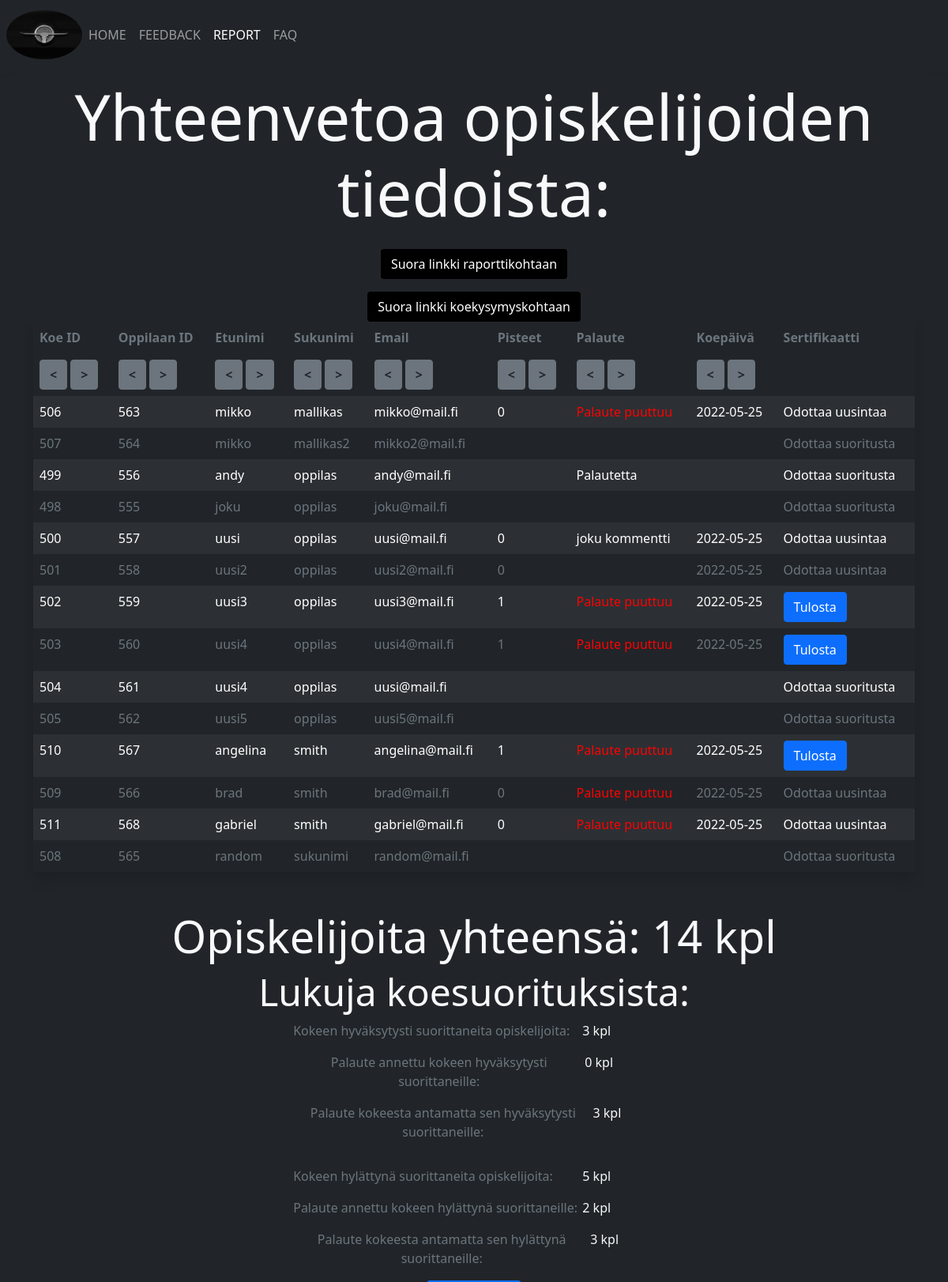
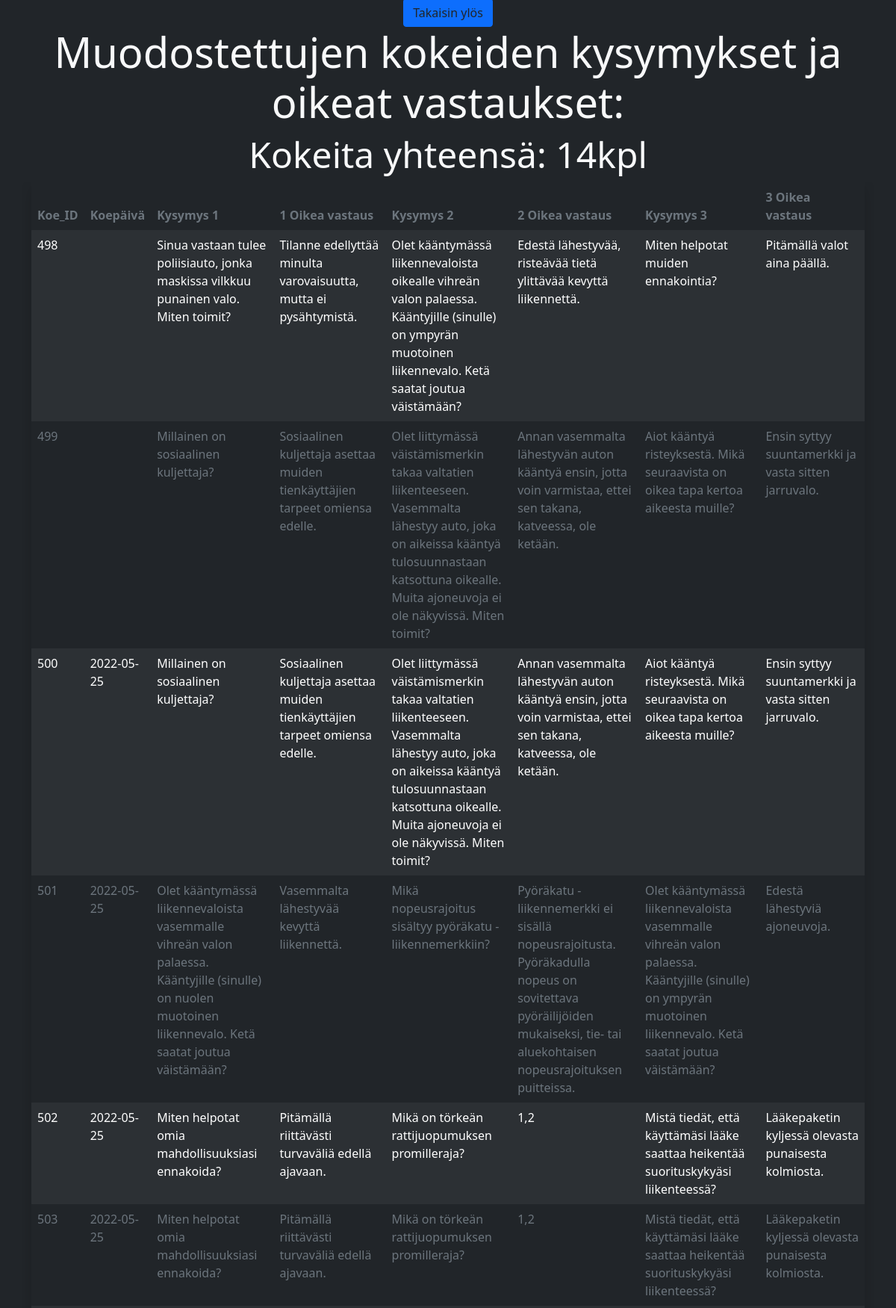
/index.php?page=about_teacher&user=teacher (upper part), run on the app's committed database (2 pictures, top to bottom).
### tables this page shows
CREATE TABLE `test` (
  `testID` int(11) NOT NULL,
  `studentID` int(11) NOT NULL,
  `questionID` int(11) NOT NULL,
  `question_1` varchar(255) DEFAULT NULL,
  `question_2` varchar(255) DEFAULT NULL,
  `question_3` varchar(255) DEFAULT NULL,
  `opt_1_1` varchar(255) DEFAULT NULL,
  `opt_1_2` varchar(255) DEFAULT NULL,
  `opt_1_3` varchar(255) DEFAULT NULL,
  `opt_2_1` varchar(255) DEFAULT NULL,
  `opt_2_2` varchar(255) DEFAULT NULL,
  `opt_2_3` varchar(255) DEFAULT NULL,
  `opt_3_1` varchar(255) DEFAULT NULL,
  `opt_3_2` varchar(255) DEFAULT NULL,
  `opt_3_3` varchar(255) DEFAULT NULL,
  `user_answer_1` varchar(255) DEFAULT NULL,
  `user_answer_2` varchar(255) DEFAULT NULL,
  `user_answer_3` varchar(255) DEFAULT NULL,
  `score` int(1) DEFAULT NULL,
  `teacher_feedback` varchar(255) DEFAULT NULL,
  `creationDate` date DEFAULT NULL
);

CREATE TABLE `student` (
  `studentID` int(3) NOT NULL,
  `first_name` varchar(32) NOT NULL,
  `last_name` varchar(32) NOT NULL,
  `email` varchar(32) NOT NULL
);

CREATE TABLE `question` (
  `questionID` int(11) NOT NULL,
  `question_1` varchar(255) NOT NULL,
  `question_2` varchar(255) NOT NULL,
  `question_3` varchar(255) NOT NULL,
  `opt_1_1` varchar(255) NOT NULL,
  `opt_1_2` varchar(255) NOT NULL,
  `opt_1_3` varchar(255) NOT NULL,
  `opt_2_1` varchar(255) NOT NULL,
  `opt_2_2` varchar(255) NOT NULL,
  `opt_2_3` varchar(255) NOT NULL,
  `opt_3_1` varchar(255) NOT NULL,
  `opt_3_2` varchar(255) NOT NULL,
  `opt_3_3` varchar(255) NOT NULL,
  `correct_answer_1` varchar(255) NOT NULL,
  `correct_answer_2` varchar(255) NOT NULL,
  `correct_answer_3` varchar(255) NOT NULL
);

### includes/about_teacher.php (the view, shortened to what this page needs)
<?php
include('dbConnect.php');
$sql='SELECT test.testID, student.studentID, student.first_name, student.last_name, student.email, test.score, test.teacher_feedback, test.creationDate
FROM test
INNER JOIN student ON test.studentID = student.studentID
ORDER by student.last_name, student.first_name, student.studentID';
$result=$conn->query($sql);
$howMany=mysqli_num_rows($result);
$examPassed = 0;
$feedBackMissing = 0;
$examFailed = 0;
$failedExamFeedback = 0;
?>
<div class="container-fluid">
<div class="d-flex flex-column justify-center-center align-items-center">
  <h5 id="main-title" class="mx-auto display-1 text-light text-center">Yhteenvetoa opiskelijoiden tiedoista:</h5>
  <a href = "#report" id="report-heading1" class="mx-auto btn mb-3 mt-3">Suora linkki raporttikohtaan</a>
  <a href = "#exams" id="report-heading2" class="mx-auto btn ">Suora linkki koekysymyskohtaan</a>
</div>
<div class='container table-responsive'>
<table class="table text-muted table-borderless table-dark table-striped table-hover mb-5 shadow  mx-auto">
    <thead>
      <tr>
        <th>Koe ID</th>
        <th>Oppilaan ID</th>
        <th>Etunimi</th>
        <th>Sukunimi</th>
        <th>Email</th>
        <th>Pisteet</th>
        <th>Palaute</th>
        <th>Koepäivä</th>
        <th>Sertifikaatti</th>
      </tr>
      <tr>
        <td>
        <form class="d-flex gap-1" method="post">
            <input class="btn btn-secondary text-dark fw-bold" type="submit" name="Koe_ID" value="<"/>
            <input class="btn btn-secondary text-dark fw-bold" type="submit" name="Koe_ID2" value=">"/>
        </form>
        </td>
        <td>
        <form class="d-flex gap-1" method="post">
            <input class="btn btn-secondary text-dark fw-bold" type="submit" name="Oppilaan_ID" value="<"/>
            <input class="btn btn-secondary text-dark fw-bold" type="submit" name="Oppilaan_ID2" value=">"/>
        </form>
        </td>
        <td>
        <form class="d-flex gap-1" method="post">
            <input class="btn btn-secondary text-dark fw-bold" type="submit" name="Etunimi" value="<"/>
            <input class="btn btn-secondary text-dark fw-bold" type="submit" name="Etunimi2" value=">"/>
        </form>
        </td>
        <td>
        <form class="d-flex gap-1" method="post">
            <input class="btn btn-secondary text-dark fw-bold" type="submit" name="Sukunimi" value="<"/>
            <input class="btn btn-secondary text-dark fw-bold" type="submit" name="Sukunimi2" value=">"/>
        </form>
        </td>
        <td>
        <form class="d-flex gap-1" method="post">
            <input class="btn btn-secondary text-dark fw-bold" type="submit" name="Email" value="<"/>
            <input class="btn btn-secondary text-dark fw-bold" type="submit" name="Email2" value=">"/>
        </form>
        </td>
        <td>
        <form class="d-flex gap-1" method="post">
            <input class="btn btn-secondary text-dark fw-bold" type="submit" name="Pisteet" value="<"/>
            <input class="btn btn-secondary text-dark fw-bold" type="submit" name="Pisteet2" value=">"/>
        </form>
        </td>
        <td>
        <form class="d-flex gap-1" method="post">
            <input class="btn btn-secondary text-dark fw-bold" type="submit" name="Palaute" value="<"/>
            <input class="btn btn-secondary text-dark fw-bold"  type="submit" name="Palaute2" value=">"/>
        </form>
        </td>
        <td>
        <form class="d-flex gap-1" method="post">
            <input class="btn btn-secondary text-dark fw-bold" type="submit" name="Koepaiva" value="<"/>
            <input class="btn btn-secondary text-dark fw-bold" type="submit" name="Koepaiva2" value=">"/>
        </form>
        </td>
      </tr>
    </thead>
    <tbody>
      <?php
      while($row=$result->fetch_assoc()){
          echo '<tr>';
          echo '<td>'.$row['testID'].'</td>';
          echo '<td>'.$row['studentID'].'</td>';
          echo '<td>'.$row['first_name'].'</td>';
          echo '<td>'.$row['last_name'].'</td>';
          echo '<td>'.$row['email'].'</td>';
          echo '<td>'.$row['score'].'</td>';
          if (($row['teacher_feedback'] == 0 || $row['teacher_feedback'] == 'NULL') && $row['teacher_feedback'] != "") {
            echo '<td class="red">'.'Palaute puuttuu'.'</td>';
          }
          else {
          echo '<td>'.$row['teacher_feedback'].'</td>';
          }
          echo '<td>'.$row['creationDate'].'</td>';
          if ($row['score'] == 1) {
            $examPassed++;
            if ($row['teacher_feedback'] == "" || $row['teacher_feedback'] == 0 || $row['teacher_feedback'] == 'NULL') {
              $feedBackMissing++;
            }
            echo '<td><a class="btn btn-primary text-white" href = index.php?page=cerPDF&user=teacher&pID='.$row['studentID'].'>Tulosta</a></td>';
          } else if ($row['score'] == 0 && $row['score'] != "" && $row['score'] != 'NULL'){
              $examFailed++;
              if ($row['teacher_feedback'] == 'NULL') {
                $failedExamFeedback++;
              }
              echo '<td>'.'Odottaa uusintaa'.'</td>';
          }
           else {
            echo '<td>'.'Odottaa suoritusta'.'</td>';
          }
          echo '</tr>';
      }
      ?>
    </tbody>
  </table>
    </div>
<div>
  <h2 id="report" class="display-4 text-light text-center">Opiskelijoita yhteensä: <?php echo $howMany ?> kpl</h2>
  <h4 class="display-5 text-light text-center">Lukuja koesuorituksista:</h4>
    </div>
 <div class='container-fluid text-muted d-flex flex-column align-items-center justify-content-center text-center bg-dark h-100'>
   <div class='text-box'>
     <p>Kokeen hyväksytysti suorittaneita opiskelijoita:
     </p>
     <div class='number'>
       <p class="text-light"><?php echo $examPassed ?> kpl</p>
     </div>
   </div>
   <div class='text-box'>
     <p>Palaute annettu kokeen hyväksytysti suorittaneille:
     </p>
     <div class='number'>
       <p class="text-light"><?php echo ($examPassed - $feedBackMissing) ?> kpl</p>
   </div>
   </div>
   <div class='text-box'>
     <p>Palaute kokeesta antamatta sen hyväksytysti suorittaneille:
     </p>
     <div class='number'>
       <p class="text-light"><?php echo $feedBackMissing ?> kpl</p>
   </div>
   </div>
   <div class='text-box'>
     <p>Kokeen hylättynä suorittaneita opiskelijoita:
     </p>
     <div class='number'>
       <p class="text-light"><?php echo $examFailed ?> kpl</p>
   </div>
   </div>
   <div class='text-box'>
     <p>Palaute annettu kokeen hylättynä suorittaneille:
     </p>
     <div class='number'>
       <p class="text-light"><?php echo ($examFailed - $failedExamFeedback) ?> kpl</p>
   </div>
   </div>
   <div class='text-box'>
     <p>Palaute kokeesta antamatta sen hylättynä suorittaneille:
     </p>
     <div class='number'>
       <p class="text-light"><?php echo $failedExamFeedback ?> kpl</p>
   </div>
   </div>
 </div>
<div class="d-flex justify-content-center">
 <a href = "#main-title" class="btn btn-primary text-dark mx-auto">Takaisin ylös</a>
</div>
<?php
$sql='SELECT test.testID, question.questionID, question.question_1, question.question_2, question.question_3,
question.correct_answer_1, question.correct_answer_2, question.correct_answer_3, test.score, test.creationDate
FROM test
INNER JOIN question ON test.questionID = question.questionID
ORDER by testID';
$result=$conn->query($sql);
$rows=mysqli_num_rows($result);
?>
<div>
<h5 id="exams" class="display-4 text-light text-center">Muodostettujen kokeiden kysymykset ja oikeat vastaukset:</h5>
<h6 class="display-5 text-light text-center">Kokeita yhteensä: <?php echo $rows ?>kpl</h6>
    </div>
<div class='container table-responsive'>
<table class="table  text-muted table-borderless table-dark table-striped table-hover mb-5 shadow">
    <thead>
      <tr>
        <th>Koe_ID</th>
        <th>Koepäivä</th>
        <th>Kysymys 1</th>
        <th>1 Oikea vastaus</th>
        <th>Kysymys 2</th>
        <th>2 Oikea vastaus</th>
        <th>Kysymys 3</th>
        <th>3 Oikea vastaus</th>
      </tr>
    </thead>
    <tbody>
      <?php
      while($row=$result->fetch_assoc()){
          echo '<tr>';
          echo '<td>'.$row['testID'].'</td>';
          echo '<td>'.$row['creationDate'].'</td>';
          echo '<td>'.$row['question_1'].'</td>';
          echo '<td>'.$row['correct_answer_1'].'</td>';
          echo '<td>'.$row['question_2'].'</td>';
          echo '<td>'.$row['correct_answer_2'].'</td>';
          echo '<td>'.$row['question_3'].'</td>';
          echo '<td>'.$row['correct_answer_3'].'</td>';
          echo '</tr>';
      }
      ?>
    </tbody>
  </table>
  </div>
    </div>

### css/style.css (style rules this page uses)
:root { --feedback-hover-color: rgb(18, 18, 18) !important; --feedback-header-color: rgb(14, 14, 14) !important; --feedback-text-color: rgb(16, 16, 16) !important; --grey-text: #212529 !important; --light-grey-text: #808080 !important; }
.text-box { width: 40%; display: flex; justify-content: space-between; }
.number { width: 20%; height: 100%; display: flex; }
.red { color: red !important; }
#report-heading1, #report-heading2 { color: #fff !important; background: black !important; }

### data on the page
test: testID "506", studentID.studentID "563", studentID.first_name "mikko", studentID.last_name "mallikas", studentID.email "mikko@mail.fi", score "0", teacher_feedback "Palaute puuttuu", creationDate "2022-05-25", shows "Odottaa uusintaa"
test: testID "507", studentID.studentID "564", studentID.first_name "mikko", studentID.last_name "mallikas2", studentID.email "mikko2@mail.fi", shows "Odottaa suoritusta"
test: testID "499", studentID.studentID "556", studentID.first_name "andy", studentID.last_name "oppilas", studentID.email "andy@mail.fi", teacher_feedback "Palautetta", shows "Odottaa suoritusta", questionID.question_1 "Millainen on sosiaalinen kuljettaja?", questionID.correct_answer_1 "Sosiaalinen kuljettaja asettaa muiden tienkäyttäjien tarpeet omiensa edelle.", questionID.question_2 "Olet liittymässä väistämismerkin takaa valtatien liikenteeseen. Vasemmalta lähestyy auto, joka on aikeissa kääntyä tulosuunnastaan katsottuna oikealle. Muita ajoneuvoja ei ole näkyvissä. Miten toimit?", questionID.correct_answer_2 "Annan vasemmalta lähestyvän auton kääntyä ensin, jotta voin varmistaa, ettei sen takana, katveessa, ole ketään.", questionID.question_3 "Aiot kääntyä risteyksestä. Mikä seuraavista on oikea tapa kertoa aikeesta muille?", questionID.correct_answer_3 "Ensin syttyy suuntamerkki ja vasta sitten jarruvalo."
test: testID "498", studentID.studentID "555", studentID.first_name "joku", studentID.last_name "oppilas", studentID.email "joku@mail.fi", shows "Odottaa suoritusta", questionID.question_1 "Sinua vastaan tulee poliisiauto, jonka maskissa vilkkuu punainen valo. Miten toimit?", questionID.correct_answer_1 "Tilanne edellyttää minulta varovaisuutta, mutta ei pysähtymistä.", questionID.question_2 "Olet kääntymässä liikennevaloista oikealle vihreän valon palaessa. Kääntyjille (sinulle) on ympyrän muotoinen liikennevalo. Ketä saatat joutua väistämään?", questionID.correct_answer_2 "Edestä lähestyvää, risteävää tietä ylittävää kevyttä liikennettä.", questionID.question_3 "Miten helpotat muiden ennakointia?", questionID.correct_answer_3 "Pitämällä valot aina päällä."
test: testID "500", studentID.studentID "557", studentID.first_name "uusi", studentID.last_name "oppilas", studentID.email "uusi@mail.fi", score "0", teacher_feedback "joku kommentti", creationDate "2022-05-25", shows "Odottaa uusintaa", questionID.question_1 "Millainen on sosiaalinen kuljettaja?", questionID.correct_answer_1 "Sosiaalinen kuljettaja asettaa muiden tienkäyttäjien tarpeet omiensa edelle.", questionID.question_2 "Olet liittymässä väistämismerkin takaa valtatien liikenteeseen. Vasemmalta lähestyy auto, joka on aikeissa kääntyä tulosuunnastaan katsottuna oikealle. Muita ajoneuvoja ei ole näkyvissä. Miten toimit?", questionID.correct_answer_2 "Annan vasemmalta lähestyvän auton kääntyä ensin, jotta voin varmistaa, ettei sen takana, katveessa, ole ketään.", questionID.question_3 "Aiot kääntyä risteyksestä. Mikä seuraavista on oikea tapa kertoa aikeesta muille?", questionID.correct_answer_3 "Ensin syttyy suuntamerkki ja vasta sitten jarruvalo."
test: testID "501", studentID.studentID "558", studentID.first_name "uusi2", studentID.last_name "oppilas", studentID.email "uusi2@mail.fi", score "0", creationDate "2022-05-25", shows "Odottaa uusintaa", questionID.question_1 "Olet kääntymässä liikennevaloista vasemmalle vihreän valon palaessa. Kääntyjille (sinulle) on nuolen muotoinen liikennevalo. Ketä saatat joutua väistämään?", questionID.correct_answer_1 "Vasemmalta lähestyvää kevyttä liikennettä.", questionID.question_2 "Mikä nopeusrajoitus sisältyy pyöräkatu -liikennemerkkiin?", questionID.correct_answer_2 "Pyöräkatu -liikennemerkki ei sisällä nopeusrajoitusta. Pyöräkadulla nopeus on sovitettava pyöräilijöiden mukaiseksi, tie- tai aluekohtaisen nopeusrajoituksen puitteissa.", questionID.question_3 "Olet kääntymässä liikennevaloista vasemmalle vihreän valon palaessa. Kääntyjille (sinulle) on ympyrän muotoinen liikennevalo. Ketä saatat joutua väistämään?", questionID.correct_answer_3 "Edestä lähestyviä ajoneuvoja."
test: testID "502", studentID.studentID "559", studentID.first_name "uusi3", studentID.last_name "oppilas", studentID.email "uusi3@mail.fi", score "1", teacher_feedback "Palaute puuttuu", creationDate "2022-05-25", questionID.question_1 "Miten helpotat omia mahdollisuuksiasi ennakoida?", questionID.correct_answer_1 "Pitämällä riittävästi turvaväliä edellä ajavaan.", questionID.question_2 "Mikä on törkeän rattijuopumuksen promilleraja?", questionID.correct_answer_2 "1,2", questionID.question_3 "Mistä tiedät, että käyttämäsi lääke saattaa heikentää suorituskykyäsi liikenteessä?", questionID.correct_answer_3 "Lääkepaketin kyljessä olevasta punaisesta kolmiosta."
test: testID "503", studentID.studentID "560", studentID.first_name "uusi4", studentID.last_name "oppilas", studentID.email "uusi4@mail.fi", score "1", teacher_feedback "Palaute puuttuu", creationDate "2022-05-25", questionID.question_1 "Miten helpotat omia mahdollisuuksiasi ennakoida?", questionID.correct_answer_1 "Pitämällä riittävästi turvaväliä edellä ajavaan.", questionID.question_2 "Mikä on törkeän rattijuopumuksen promilleraja?", questionID.correct_answer_2 "1,2", questionID.question_3 "Mistä tiedät, että käyttämäsi lääke saattaa heikentää suorituskykyäsi liikenteessä?", questionID.correct_answer_3 "Lääkepaketin kyljessä olevasta punaisesta kolmiosta."
test: testID "504", studentID.studentID "561", studentID.first_name "uusi4", studentID.last_name "oppilas", studentID.email "uusi@mail.fi", shows "Odottaa suoritusta"
test: testID "505", studentID.studentID "562", studentID.first_name "uusi5", studentID.last_name "oppilas", studentID.email "uusi5@mail.fi", shows "Odottaa suoritusta"
test: testID "510", studentID.studentID "567", studentID.first_name "angelina", studentID.last_name "smith", studentID.email "angelina@mail.fi", score "1", teacher_feedback "Palaute puuttuu", creationDate "2022-05-25"
test: testID "509", studentID.studentID "566", studentID.first_name "brad", studentID.last_name "smith", studentID.email "brad@mail.fi", score "0", teacher_feedback "Palaute puuttuu", creationDate "2022-05-25", shows "Odottaa uusintaa"
test: testID "511", studentID.studentID "568", studentID.first_name "gabriel", studentID.last_name "smith", studentID.email "gabriel@mail.fi", score "0", teacher_feedback "Palaute puuttuu", creationDate "2022-05-25", shows "Odottaa uusintaa"
test: testID "508", studentID.studentID "565", studentID.first_name "random", studentID.last_name "sukunimi", studentID.email "random@mail.fi", shows "Odottaa suoritusta"

### other printed values
$howMany "14"
$examPassed "3"
$examPassed - $feedBackMissing "0"
$feedBackMissing "3"
$examFailed "5"
$examFailed - $failedExamFeedback "2"
$failedExamFeedback "3"
$rows "14"
